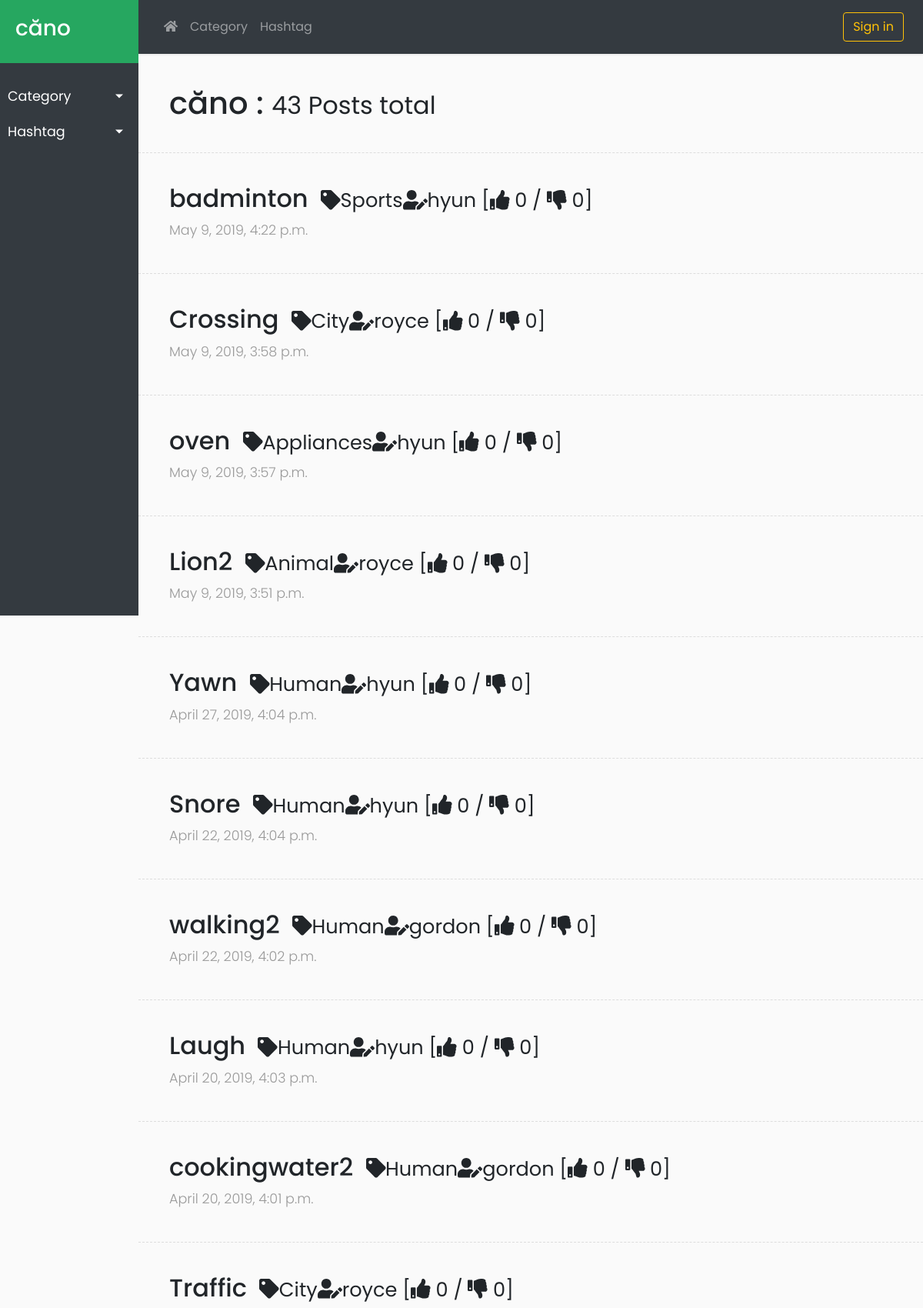
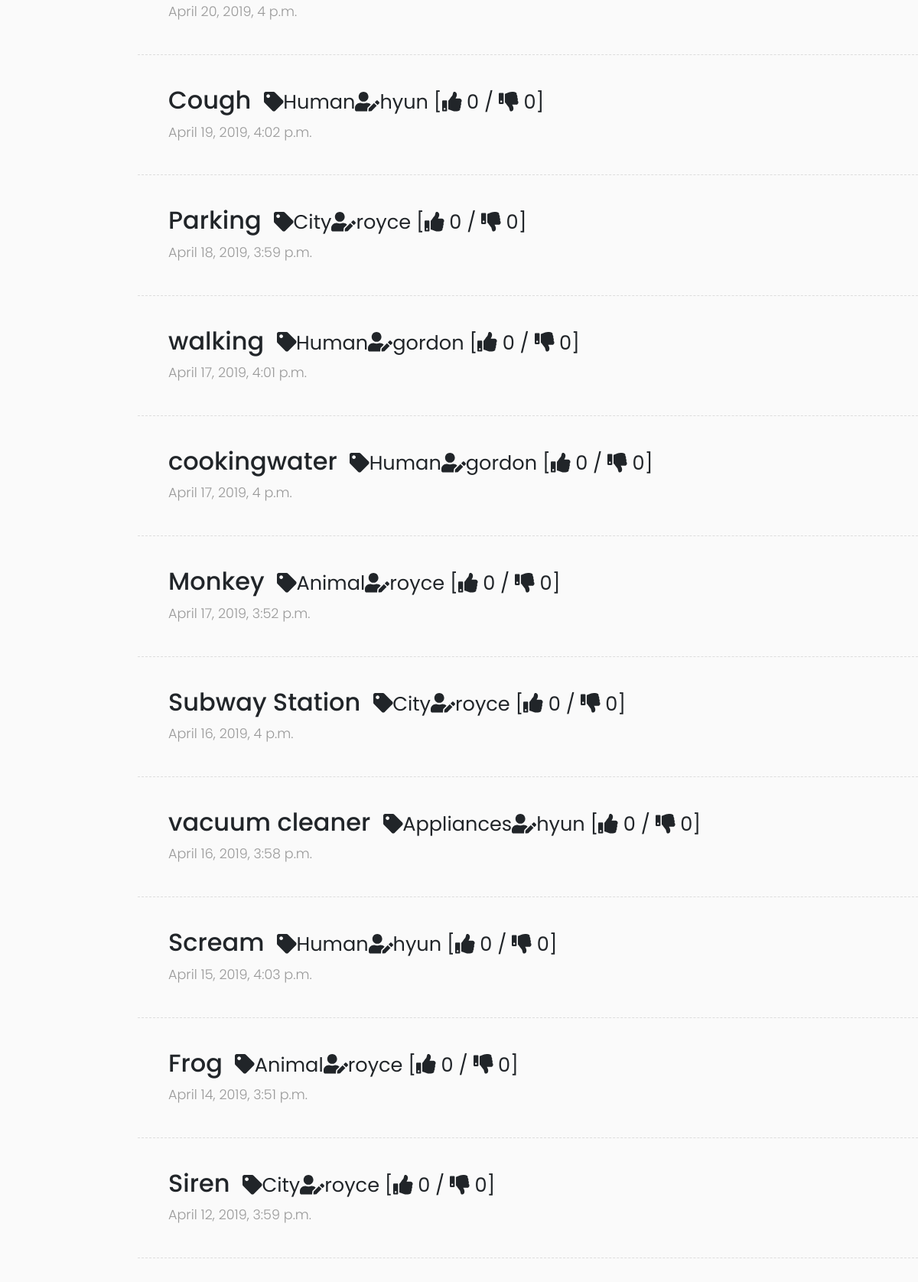
The page / (upper part) on the database its author committed (2 pictures, top to bottom).
### board/models.py (models this page shows, shortened)
class Post(models.Model):
    author = models.ForeignKey('auth.User', related_name='posts', on_delete=models.CASCADE)
    category = models.ForeignKey('board.Category', related_name='posts', default=0, on_delete=models.CASCADE)
    title = models.CharField(max_length=100)
    text = models.TextField()
    audio_file = models.FileField(blank=True, upload_to=upload_audio)
    created_date = models.DateTimeField(default=timezone.localtime)
    published_date = models.DateTimeField(blank=True, null=True)
    like = models.IntegerField(default=0)
    dislike = models.IntegerField(default=0)
    like_list = models.TextField(blank=True)
    dislike_list = models.TextField(blank=True)
    tag_list = models.TextField(blank=True)
    def is_tag_listed(self,tag):
        tag_split = list(filter(None, self.tag_list.split('#')))
        tag += ' '
        if tag in tag_split :
            return True
        else :
            return False

class Category(models.Model):
    name = models.CharField(max_length=100)
    post_count = models.IntegerField(default=0)
    def refresh_count(self):
        posts = Post.objects.filter(category__exact=self.id)
        self.post_count = len(posts)
        self.save()
    def __str__(self):
        return self.name

### board/views.py (the view)
# urls.py: path('', views.post_list, name='home'),
def post_list(request, pk=0, tag=''):
    categories = Category.objects.all().order_by('id')
    for c in categories:
        c.refresh_count()
    tags = Tag.objects.all().order_by('id')
    for t in tags:
        t.refresh_count()
    if pk and not tag:
        selected_category = Category.objects.get(id__exact=pk)
        selected_tag = ''
        posts = Post.objects.filter(category__exact=selected_category).order_by('-like')
    elif tag:
        selected_category = 0
        selected_tag = Tag.objects.get(name__exact=tag)
        posts = selected_tag.get_posts()
    else:
        selected_category = 0
        selected_tag = ''
        posts = Post.objects.all().order_by('-created_date')
    return render(request, 'board/post_list.html', {
            'posts': posts,
            'categories': categories,
            'tags': tags,
            'selected_category': selected_category,
            'selected_tag': selected_tag})

### board/models.py (called while the page is built)
    def refresh_count(self):
        post_id_split = list(filter(None, self.post_id_list.split('#')))
        for post in post_id_split:
            try:
                old = Post.objects.get(id__exact=int(post))
                if not old.is_tag_listed(self.name):
                    post_id_split.remove(post)
            except Post.DoesNotExist:
                post_id_split.remove(post)
        self.post_id_list = '#'+'#'.join(post_id_split)
        self.post_count = len(post_id_split)
        self.save()

### board/templates/board/post_list.html (shortened to what this page needs)
{% extends 'board/base2.html' %}
{% block sidebar %}
    <li>
        <a href="#catSubmenu" data-toggle="collapse" aria-expanded="false" class="dropdown-toggle">Category</a>
    </li>
    <li>
        <a href="#tagSubmenu" data-toggle="collapse" aria-expanded="false" class="dropdown-toggle">Hashtag</a>
    </li>
{% endblock %}
{% block topnav %}
    <li class="nav-item dropdown">
        <a class="nav-link dropdown-toggle-split" href="#" id="dropdown1" data-toggle="dropdown" aria-haspopup="true" aria-expanded="false">Category</a>
    </li>
    <li class="nav-item dropdown">
        <a class="nav-link dropdown-toggle-split" href="#" id="dropdown2" data-toggle="dropdown" aria-haspopup="true" aria-expanded="false">Hashtag</a>
    </li>
{% endblock %}
{% block content %}
    <div class="post">
        {% if selected_category %}
            <h1>{{ selected_category.name }} : <small> {{ posts|length }} Posts</small></h1>
        {% elif selected_tag %}
            <h1>#{{ selected_tag }} : <small> {{ posts|length }} Posts</small></h1>
        {% else %}
            <h1>căno : <small> {{ posts|length }} Posts total</small></h1>
        {% endif %}
    </div>
    {% for post in posts %}
        <div class="line"></div>
        <div class="post">
            <h2>
                <a class="mr-2" href="{% url 'board:post_detail' pk=post.pk %}">{{ post.title }}</a>
                <small><i class="fas fa-tag"></i>{{ post.category }}<i class="fas fa-user-edit"></i>{{ post.author }} [<i class="fas fa-thumbs-up"></i> {{ post.like }} / <i class="fas fa-thumbs-down"></i> {{ post.dislike }}] </small>
            </h2>
            <p><span class="date">{{ post.created_date }}</span></p>
        </div>
    {% endfor %}
{% endblock %}

### board/static/css/board2.css (style rules this page uses)
body { font-family: 'Poppins', sans-serif; background: #fafafa; }
p { font-family: 'Poppins', sans-serif; font-size: 1.1em; font-weight: 300; line-height: 1.7em; color: #999; }
a, a:hover, a:focus { color: inherit; text-decoration: none; transition: all 0.3s; }
.line { width: 100%; height: 1px; border-bottom: 1px dashed #ddd; margin: 40px 0; }
#sidebar ul li a { padding: 10px; font-size: 1.1em; display: block; }
a[data-toggle="collapse"] { position: relative; }
.dropdown-toggle::after { display: block; position: absolute; top: 50%; right: 20px; transform: translateY(-50%); }
#content .post { padding-left: 40px; }

### rows shown on the page
Post: title "badminton", category "Sports", author "hyun", like "0", dislike "0", created_date "May 9, 2019, 4:22 p.m."
Post: title "Crossing", category "City", author "royce", like "0", dislike "0", created_date "May 9, 2019, 3:58 p.m."
Post: title "oven", category "Appliances", author "hyun", like "0", dislike "0", created_date "May 9, 2019, 3:57 p.m."
Post: title "Lion2", category "Animal", author "royce", like "0", dislike "0", created_date "May 9, 2019, 3:51 p.m."
Post: title "Yawn", category "Human", author "hyun", like "0", dislike "0", created_date "April 27, 2019, 4:04 p.m."
Post: title "Snore", category "Human", author "hyun", like "0", dislike "0", created_date "April 22, 2019, 4:04 p.m."
Post: title "walking2", category "Human", author "gordon", like "0", dislike "0", created_date "April 22, 2019, 4:02 p.m."
Post: title "Laugh", category "Human", author "hyun", like "0", dislike "0", created_date "April 20, 2019, 4:03 p.m."
Post: title "cookingwater2", category "Human", author "gordon", like "0", dislike "0", created_date "April 20, 2019, 4:01 p.m."
Post: title "Traffic", category "City", author "royce", like "0", dislike "0", created_date "April 20, 2019, 4 p.m."
Post: title "Cough", category "Human", author "hyun", like "0", dislike "0", created_date "April 19, 2019, 4:02 p.m."
Post: title "Parking", category "City", author "royce", like "0", dislike "0", created_date "April 18, 2019, 3:59 p.m."
Post: title "walking", category "Human", author "gordon", like "0", dislike "0", created_date "April 17, 2019, 4:01 p.m."
Post: title "cookingwater", category "Human", author "gordon", like "0", dislike "0", created_date "April 17, 2019, 4 p.m."
Post: title "Monkey", category "Animal", author "royce", like "0", dislike "0", created_date "April 17, 2019, 3:52 p.m."
Post: title "Subway Station", category "City", author "royce", like "0", dislike "0", created_date "April 16, 2019, 4 p.m."
Post: title "vacuum cleaner", category "Appliances", author "hyun", like "0", dislike "0", created_date "April 16, 2019, 3:58 p.m."
Post: title "Scream", category "Human", author "hyun", like "0", dislike "0", created_date "April 15, 2019, 4:03 p.m."
Post: title "Frog", category "Animal", author "royce", like "0", dislike "0", created_date "April 14, 2019, 3:51 p.m."
Post: title "Siren", category "City", author "royce", like "0", dislike "0", created_date "April 12, 2019, 3:59 p.m."

### other values the page prints
{{ posts|length }} "43"
